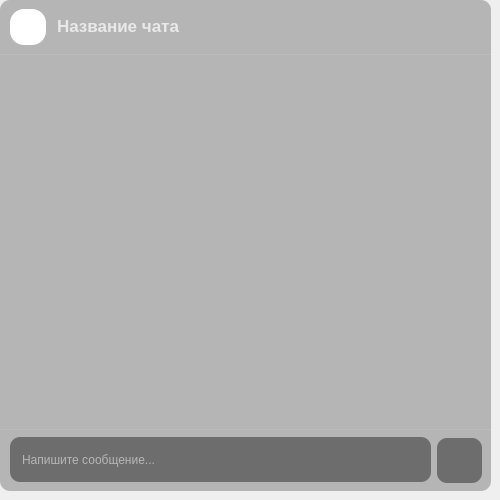
     <widget class="QWidget" name="page_2">
      <widget class="QFrame" name="chat_2">
       <property name="geometry">
        <rect>
         <x>0</x>
         <y>0</y>
         <width>491</width>
         <height>491</height>
        </rect>
       </property>
       <property name="styleSheet">
        <string notr="true">background: rgba(94, 94, 94, 0.4);
backdrop-filter: blur(5px);
border-radius: 10px;</string>
       </property>
       <property name="frameShape">
        <enum>QFrame::Shape::StyledPanel</enum>
       </property>
       <property name="frameShadow">
        <enum>QFrame::Shadow::Raised</enum>
       </property>
       <widget class="QFrame" name="name_chat_frame_4">
        <property name="geometry">
         <rect>
          <x>0</x>
          <y>0</y>
          <width>491</width>
          <height>55</height>
         </rect>
        </property>
        <property name="styleSheet">
         <string notr="true">#name_chat_frame_4 {
border-radius: 0, 10px, 10px, 0;
background-color: rgb(255, 255, 255, 0);
border-bottom: 1px solid rgba(255, 255, 255, 0.1)
}</string>
        </property>
        <property name="frameShape">
         <enum>QFrame::Shape::StyledPanel</enum>
        </property>
        <property name="frameShadow">
         <enum>QFrame::Shadow::Raised</enum>
        </property>
        <widget class="QLabel" name="chat_ava_15">
         <property name="geometry">
          <rect>
           <x>10</x>
           <y>9</y>
           <width>36</width>
           <height>36</height>
          </rect>
         </property>
         <property name="styleSheet">
          <string notr="true">border-radius: 14px;
background-color: rgb(255, 255, 255);</string>
         </property>
         <property name="text">
          <string/>
         </property>
         <property name="pixmap">
          <pixmap resource="res.qrc">:/res/person.png</pixmap>
         </property>
         <property name="scaledContents">
          <bool>true</bool>
         </property>
         <property name="margin">
          <number>5</number>
         </property>
        </widget>
        <widget class="QLabel" name="label_15">
         <property name="geometry">
          <rect>
           <x>57</x>
           <y>10</y>
           <width>141</width>
           <height>31</height>
          </rect>
         </property>
         <property name="font">
          <font>
           <pointsize>13</pointsize>
           <bold>true</bold>
          </font>
         </property>
         <property name="styleSheet">
          <string notr="true">color: rgba(233, 233, 233, 1);
background-color: rgba(255, 255, 255, 0);
</string>
         </property>
         <property name="text">
          <string>Название чата</string>
         </property>
        </widget>
       </widget>
       <widget class="QFrame" name="input_chat_frame_4">
        <property name="geometry">
         <rect>
          <x>0</x>
          <y>429</y>
          <width>491</width>
          <height>61</height>
         </rect>
        </property>
        <property name="styleSheet">
         <string notr="true">border-radius: 0;
border-top: 1px solid rgba(255, 255, 255, 0.1);
background-color: rgb(255, 255, 255, 0);
</string>
        </property>
        <property name="frameShape">
         <enum>QFrame::Shape::StyledPanel</enum>
        </property>
        <property name="frameShadow">
         <enum>QFrame::Shadow::Raised</enum>
        </property>
        <widget class="QLineEdit" name="input_messages_4">
         <property name="geometry">
          <rect>
           <x>10</x>
           <y>8</y>
           <width>421</width>
           <height>45</height>
          </rect>
         </property>
         <property name="minimumSize">
          <size>
           <width>140</width>
           <height>40</height>
          </size>
         </property>
         <property name="maximumSize">
          <size>
           <width>10000</width>
           <height>45</height>
          </size>
         </property>
         <property name="styleSheet">
          <string notr="true">padding-left: 10px;
background: rgba(0, 0, 0, 0.4);
color: white;
border-radius: 10px;
border: none;</string>
         </property>
         <property name="placeholderText">
          <string>Напишите сообщение...</string>
         </property>
        </widget>
        <widget class="QPushButton" name="send_messages_4">
         <property name="geometry">
          <rect>
           <x>437</x>
           <y>9</y>
           <width>45</width>
           <height>45</height>
          </rect>
         </property>
         <property name="cursor">
          <cursorShape>PointingHandCursor</cursorShape>
         </property>
         <property name="styleSheet">
          <string notr="true">#send_messages_4{
	border: none;
	border-radius:10px;
	background: rgba(0, 0, 0, 0.4);
}


#send_messages_4:hover{
	background-color: rgba(113, 113, 113, 0.4);
}</string>
         </property>
         <property name="text">
          <string/>
         </property>
         <property name="icon">
          <iconset resource="res.qrc">
           <normaloff>:/res/send.png</normaloff>:/res/send.png</iconset>
         </property>
         <property name="iconSize">
          <size>
           <width>24</width>
           <height>24</height>
          </size>
         </property>
        </widget>
       </widget>
       <widget class="QScrollArea" name="scroll_chat_4">
        <property name="geometry">
         <rect>
          <x>0</x>
          <y>70</y>
          <width>491</width>
          <height>361</height>
         </rect>
        </property>
        <property name="styleSheet">
         <string notr="true">background-color: rgba(0, 0, 0, 0);</string>
        </property>
        <property name="widgetResizable">
         <bool>true</bool>
        </property>
        <widget class="QWidget" name="scrollAreaWidgetContents_5">
         <property name="geometry">
          <rect>
           <x>0</x>
           <y>0</y>
           <width>491</width>
           <height>361</height>
          </rect>
         </property>
        </widget>
       </widget>
      </widget>
     </widget>
